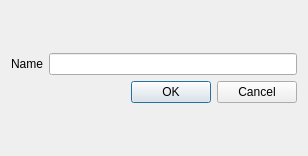
<?xml version="1.0" encoding="UTF-8"?>
<ui version="4.0">
 <class>NewResourceDialog</class>
 <widget class="QDialog" name="NewResourceDialog">
  <property name="geometry">
   <rect>
    <x>0</x>
    <y>0</y>
    <width>308</width>
    <height>156</height>
   </rect>
  </property>
  <property name="windowTitle">
   <string>New Resource</string>
  </property>
  <layout class="QVBoxLayout">
   <item>
    <layout class="QVBoxLayout">
     <item>
      <layout class="QGridLayout">
       <item row="0" column="0">
        <widget class="QLabel" name="label_2">
         <property name="text">
          <string>Name</string>
         </property>
        </widget>
       </item>
       <item row="0" column="1">
        <widget class="QLineEdit" name="lineEdit"/>
       </item>
      </layout>
     </item>
     <item>
      <widget class="QDialogButtonBox" name="buttonBox">
       <property name="orientation">
        <enum>Qt::Horizontal</enum>
       </property>
       <property name="standardButtons">
        <set>QDialogButtonBox::Cancel|QDialogButtonBox::Ok</set>
       </property>
      </widget>
     </item>
    </layout>
   </item>
  </layout>
 </widget>
 <resources/>
 <connections/>
</ui>
